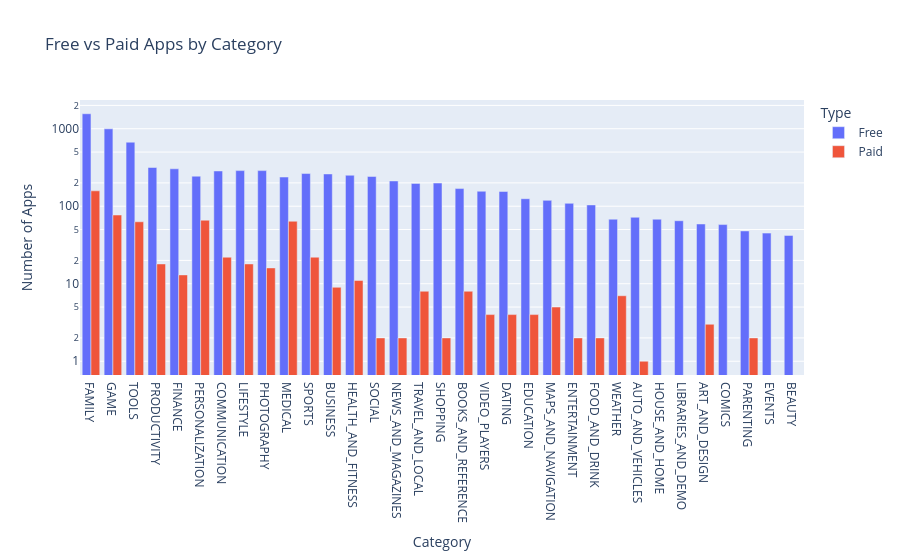

Here is the notebook cell this chart was saved with:
### Markdown cell above
**Challenge**: Use the plotly express bar [chart examples](https://plotly.com/python/bar-charts/#bar-chart-with-sorted-or-ordered-categories) and the [.bar() API reference](https://plotly.com/python-api-reference/generated/plotly.express.bar.html#plotly.express.bar) to create this bar chart: 

<img src=https://imgur.com/LE0XCxA.png>

You'll want to use the `df_free_vs_paid` DataFrame that you created above that has the total number of free and paid apps per category. 

See if you can figure out how to get the look above by changing the `categoryorder` to 'total descending' as outlined in the documentation here [here](https://plotly.com/python/categorical-axes/#automatically-sorting-categories-by-name-or-total-value).

### Code cell
g_bar = px.bar(df_free_vs_paid,
               x='Category',
               y='App',
               title='Free vs Paid Apps by Category',
               color='Type',
               barmode='group')
 
g_bar.update_layout(xaxis_title='Category',
                    yaxis_title='Number of Apps',
                    xaxis={'categoryorder':'total descending'},
                    yaxis=dict(type='log'))
 
g_bar.show()

### Figure 1 — Plotly figure (JSON) as saved in the notebook; plotly's stock layout.template omitted (floating-point values rounded to 4 significant figures)
{"data": [{"alignmentgroup": "True", "hovertemplate": "Type=Free<br>Category=%{x}<br>App=%{y}<extra></extra>", "legendgroup": "Free", "marker": {"color": "#636efa", "pattern": {"shape": ""}}, "name": "Free", "offsetgroup": "Free", "orientation": "v", "showlegend": true, "textposition": "auto", "type": "bar", "x": ["ART_AND_DESIGN", "AUTO_AND_VEHICLES", "BEAUTY", "BOOKS_AND_REFERENCE", "BUSINESS", "COMICS", "COMMUNICATION", "DATING", "EDUCATION", "ENTERTAINMENT", "EVENTS", "FAMILY", "FINANCE", "FOOD_AND_DRINK", "GAME", "HEALTH_AND_FITNESS", "HOUSE_AND_HOME", "LIBRARIES_AND_DEMO", "LIFESTYLE", "MAPS_AND_NAVIGATION", "MEDICAL", "NEWS_AND_MAGAZINES", "PARENTING", "PERSONALIZATION", "PHOTOGRAPHY", "PRODUCTIVITY", "SHOPPING", "SOCIAL", "SPORTS", "TOOLS", "TRAVEL_AND_LOCAL", "VIDEO_PLAYERS", "WEATHER"], "xaxis": "x", "y": [59, 72, 42, 169, 261, 58, 285, 155, 125, 109, 45, 1560, 304, 104, 997, 251, 68, 65, 288, 119, 238, 212, 48, 244, 288, 316, 199, 242, 264, 670, 197, 156, 68], "yaxis": "y"}, {"alignmentgroup": "True", "hovertemplate": "Type=Paid<br>Category=%{x}<br>App=%{y}<extra></extra>", "legendgroup": "Paid", "marker": {"color": "#EF553B", "pattern": {"shape": ""}}, "name": "Paid", "offsetgroup": "Paid", "orientation": "v", "showlegend": true, "textposition": "auto", "type": "bar", "x": ["ART_AND_DESIGN", "AUTO_AND_VEHICLES", "BOOKS_AND_REFERENCE", "BUSINESS", "COMMUNICATION", "DATING", "EDUCATION", "ENTERTAINMENT", "FAMILY", "FINANCE", "FOOD_AND_DRINK", "GAME", "HEALTH_AND_FITNESS", "LIFESTYLE", "MAPS_AND_NAVIGATION", "MEDICAL", "NEWS_AND_MAGAZINES", "PARENTING", "PERSONALIZATION", "PHOTOGRAPHY", "PRODUCTIVITY", "SHOPPING", "SOCIAL", "SPORTS", "TOOLS", "TRAVEL_AND_LOCAL", "VIDEO_PLAYERS", "WEATHER"], "xaxis": "x", "y": [3, 1, 8, 9, 22, 4, 4, 2, 158, 13, 2, 77, 11, 18, 5, 64, 2, 2, 66, 16, 18, 2, 2, 22, 63, 8, 4, 7], "yaxis": "y"}], "layout": {"barmode": "group", "legend": {"title": {"text": "Type"}, "tracegroupgap": 0}, "title": {"text": "Free vs Paid Apps by Category"}, "xaxis": {"anchor": "y", "categoryorder": "total descending", "domain": [0, 1], "title": {"text": "Category"}}, "yaxis": {"anchor": "x", "domain": [0, 1], "title": {"text": "Number of Apps"}, "type": "log"}}}
